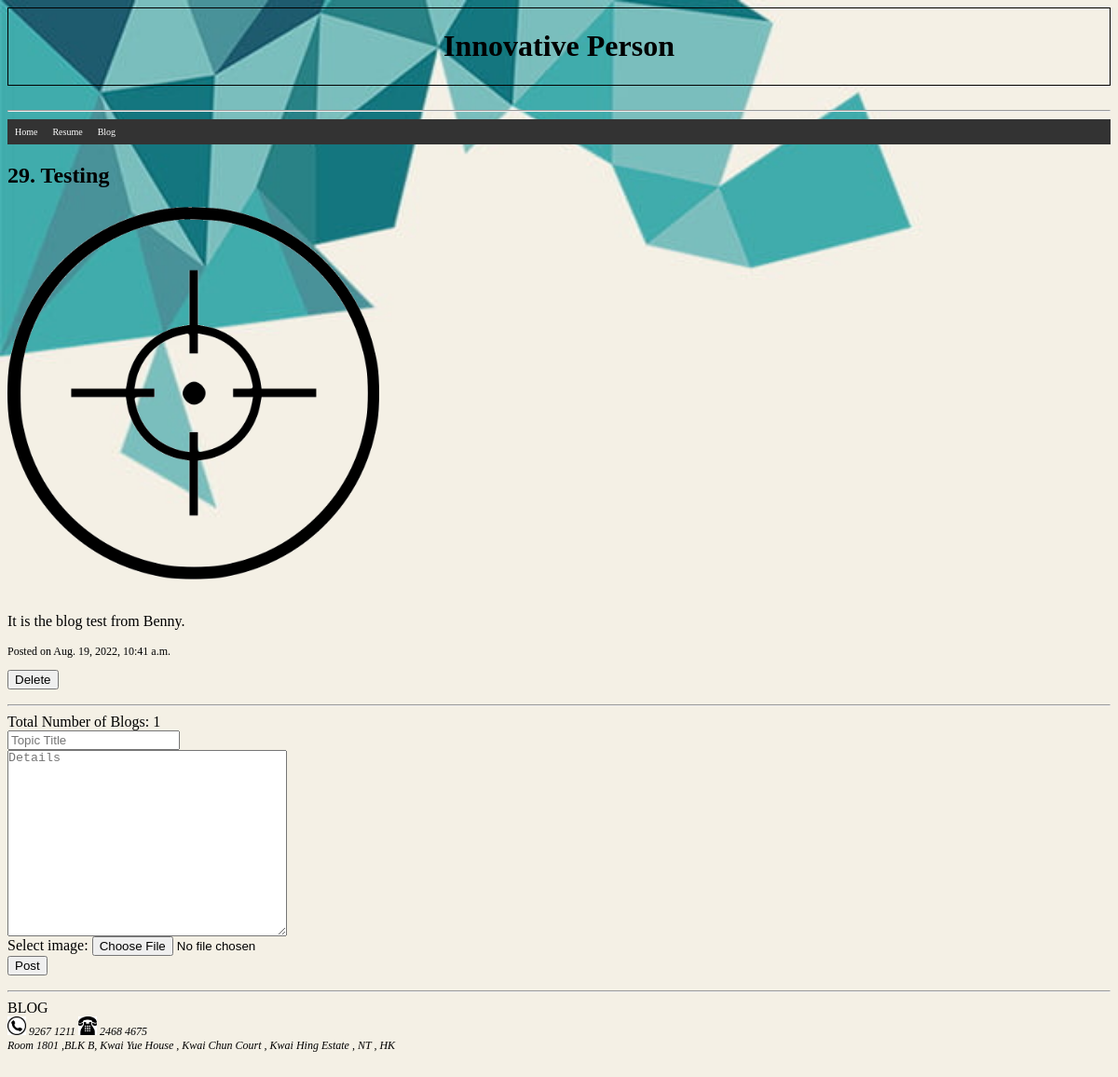
The app's page /blog, older data.
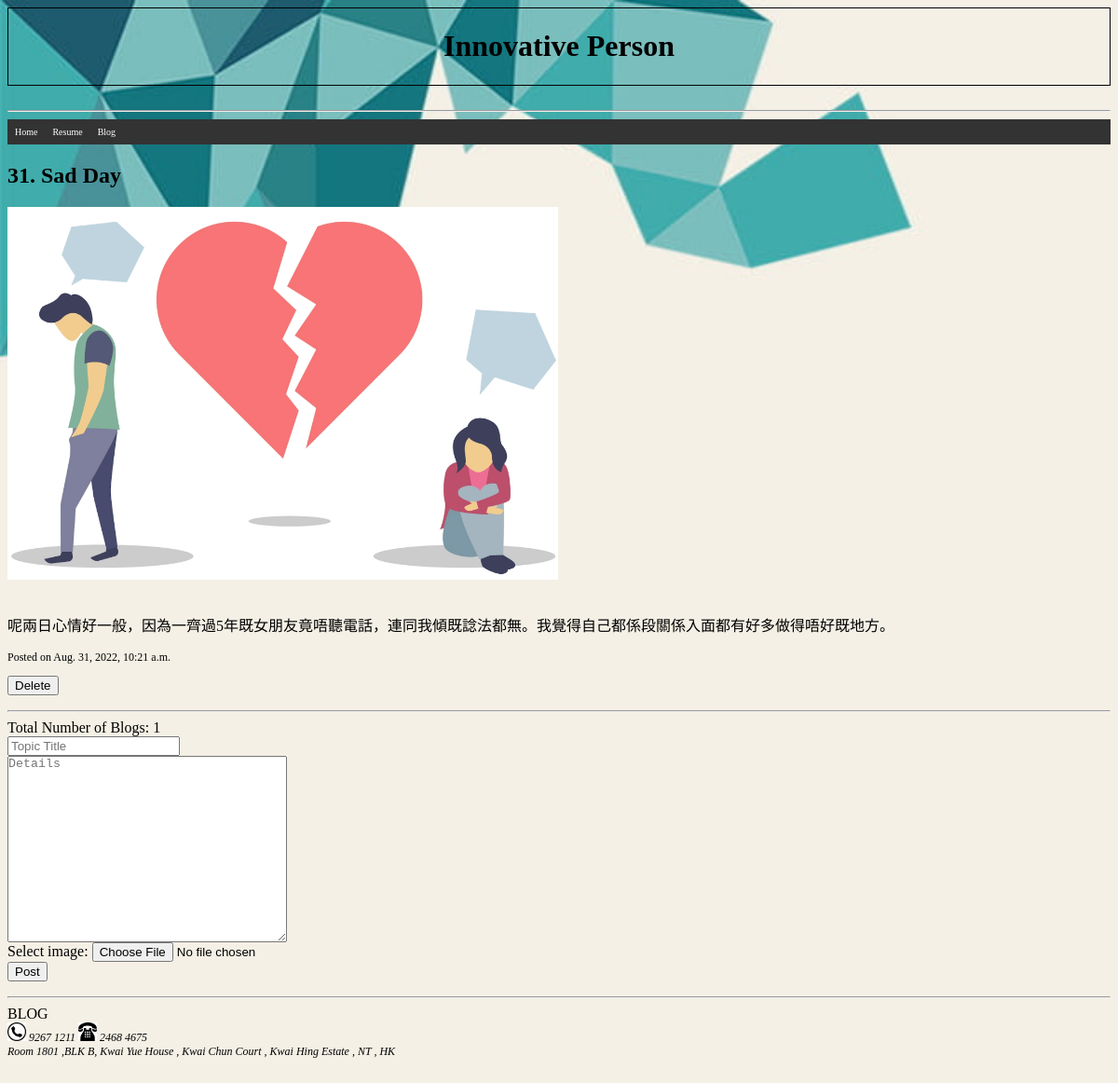
The same page, newer data.
### personal_web/models.py (models this page shows, shortened)
class Model(models.Model):
    id = models.AutoField(primary_key=True)
    datetime = models.DateTimeField(auto_now_add=True)
    title = models.CharField(max_length= 50,help_text="e.g It is a happy day that I go to .......")
    content = models.TextField(max_length = 255)
    img = models.ImageField(default='',upload_to ='uploads/',null=True, blank=True, max_length=1000)
    class Meta:
        ordering  = ['-datetime']
        verbose_name_plural = "entries"

### personal_web/views.py (the view)
# urls.py: path('blog',views.blog),
def blog(request):
    entries = Model.objects.all()
    context = {"entries":entries}
    return render(request,"blog.html",context) #Pass context into HTML template

### personal_web/templates/blog.html (shortened to what this page needs)
<html>
    <head>
    </head>
    {% load static %}
    <link rel="stylesheet" href="{% static 'resume.css' %}">
    <body>
        <div style="border: 1px solid;border-color:black;padding:0px;">
            <h1 style="text-align:center;padding:1px;">Innovative Person</h1>
            </div>
            <br>
        <hr>
<ul class="ul_nav_bar">
    <li class="li_nav"><a class="li_a" href="home">Home</a></li>
    <li class="li_nav"><a class="li_a" href="resume">Resume</a></li>
    <li class="li_nav"><a class="li_a" href="blog">Blog</a></li>
</ul>
<div>
    {% for entry in entries %}
    <h2><strong>{{entry.id}}. {{entry.title}}</strong></h2>
    {% if entry.img %}
    <img src="{{entry.img.url}}" widht="400" height="400" alt="Image"/>
    <br>
    {%endif%}
    <p style="font-size:36px">{{entry.content|linebreaks}}</p>
    <p style="font-size:12px"> Posted on {{entry.datetime}}</p>
    <form action="blog_delete" method="post">
        <input type="submit" name={{entry.id}} value="Delete">
    </form>
    <hr>
    {% endfor %}
    <div>Total Number of Blogs: {{entries|length}}</div>
</div>
<div>
    <form action="blog_add" method="post" enctype="multipart/form-data">
        <input type="text" name="title" id="title" placeholder="Topic Title">
        <br>
        <textarea id="blog_contents" name="content" id="content" placeholder="Details" autofocus="autofocus" size="35"></textarea>
        <br>
        <label for="img">Select image:</label>
        <input type="file" id="img" name="img" accept="image/*">
        <br>
        <input type="submit" value="Post">
    </form>
</div>
        <hr>
        BLOG
        <address style="font-size:12px;position:relative;bottom:0%;">
            <img width="20px" height="20px">
            9267 1211
            <img width="20px" height="20px">  2468 4675 <br>
            Room 1801 ,BLK B, Kwai Yue House ,
            Kwai Chun Court , Kwai Hing Estate , NT , HK
        </address>
    </body>
    <html>

### personal_web/static/resume.css (style rules this page uses)
#blog_contents { width:300px;height:200px;font-size:10pt;padding:0px ; text-align: top; }
a { text-decoration: none; }
body { position:relative; }
.ul_nav_bar { list-style-type: none; margin:0; padding: 0; overflow: hidden; background-color: #333333; font-size: 10px; }
.li_nav { float:left; }
.li_a { display:block; color: white; text-align:center; padding:8px; text-decoration:none; }
html { position: relative; margin: auto; background-image:url("resume_bg.jpg"); scroll-behavior: smooth; padding-bottom: 50%; background-size: cover; }

Row changes from the older to the newer data that the page shows:
removed Model: id "29", title "Testing", img (picture), content "It is the blog test from Benny.", datetime "Aug. 19, 2022, 10:41 a.m."
added Model: id "31", title "Sad Day", img (picture), content "呢兩日心情好一般，因為一齊過5年既女朋友竟唔聽電話，連同我傾既諗法都無。我覺得自己都係段關係入面都有好多做得唔好既地方。", datetime "Aug. 31, 2022, 10:21 a.m."
